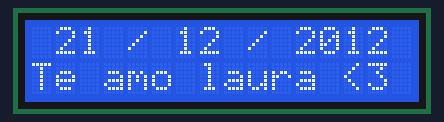
This sketch was run on a simulated Arduino Uno, built with avr-gcc and run on an emulated ATmega328P. Shown: 16×2 character LCD. What the sketch prints to the serial monitor is not drawn.

Above: at 0.1 s.
At 3.1 s:
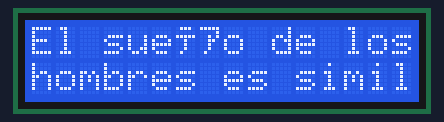
At 8.5 s:
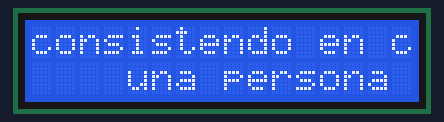
At 16.4 s:
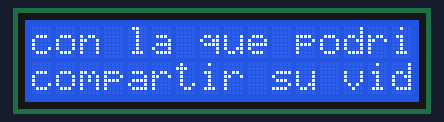
At 24.9 s:
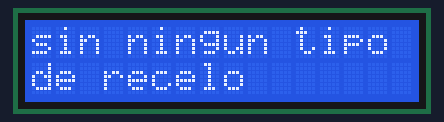
At 34.2 s:
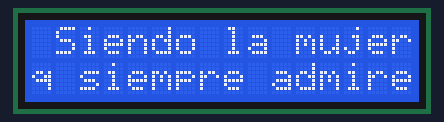

Measured:
- what the display in image 1 shows lasts 2.0 s, from 3.1 s to 5.1 s
- what the display in image 5 shows lasts 5.0 s, from 34.1 s to 39.1 s

The sketch:

LCD.ino
```cpp
 /*
 * LCD RS pin to digital pin 9
 * LCD E pin to digital pin 8
 * LCD D4 pin to digital pin 7
 * LCD D5 pin to digital pin 6
 * LCD D6 pin to digital pin 5
 * LCD D7 pin to digital pin 4
 * LCD R/W pin to ground
 * 10K resistor:
 * ends to +5V and ground
 * LCD VO pin (pot)
 * LCD K,VSS pin (ground)
 * LCD A,VDD pin (5V)
*/
#include <LiquidCrystal.h>
LiquidCrystal lcd (7, 8, 9, 10, 11, 12);
void setup() {
  lcd.begin(16, 2);  // set the lcd dimension
  Serial.begin(9600);
 }
 void prim (){
   lcd.setCursor(0,1);
   lcd.print("Te amo laura <3");
   lcd.setCursor(0,0);
   lcd.print(" 21 / 12 / 2012 ");
  delay (3000);
 lcd.clear();

    lcd.setCursor(0,0);
    lcd.print("El sueño de los");
    lcd.setCursor(0,1);
    lcd.print("hombres es similar");
    delay (2000);
    lcd.scrollDisplayLeft();delay (450);lcd.scrollDisplayLeft();delay (450);lcd.scrollDisplayLeft();delay (450);
    delay (2000);
  lcd.clear();
 lcd.setCursor(0,0);
    lcd.print("consistendo en conocer");
    lcd.setCursor(0,1);
    lcd.print("    una persona ideal");
    delay (2000);
    lcd.scrollDisplayLeft();delay (650);lcd.scrollDisplayLeft();delay (650);lcd.scrollDisplayLeft();delay (650);lcd.scrollDisplayLeft();delay (650);lcd.scrollDisplayLeft();delay (650);lcd.scrollDisplayLeft();delay (650);
    delay (2000);
    lcd.clear();
 lcd.setCursor(0,0);
    lcd.print("con la que podrian");
    lcd.setCursor(0,1);
    lcd.print("compartir su vida completa");
    delay (2000);
    lcd.scrollDisplayLeft();delay (450);lcd.scrollDisplayLeft();delay (450);lcd.scrollDisplayLeft();delay (450);lcd.scrollDisplayLeft();delay (450);lcd.scrollDisplayLeft();delay (450);lcd.scrollDisplayLeft();delay (450);lcd.scrollDisplayLeft();delay (450);lcd.scrollDisplayLeft();delay (450);lcd.scrollDisplayLeft();delay (450);lcd.scrollDisplayLeft();delay (450);
    delay (2000);
    lcd.clear();
  lcd.setCursor(0,0);
    lcd.print("sin ningun tipo");
    lcd.setCursor(0,1);
    lcd.print("de recelo");
    delay (2000);
 lcd.clear();
 lcd.setCursor(0,0);
    lcd.print("Es lo que he descubier");
    lcd.setCursor(0,1);
    lcd.print("to estando contigo amor");
    delay (2000);
    lcd.scrollDisplayLeft();delay (450);lcd.scrollDisplayLeft();delay (450);lcd.scrollDisplayLeft();delay (450);lcd.scrollDisplayLeft();delay (450);lcd.scrollDisplayLeft();delay (0);lcd.scrollDisplayLeft();delay (0);lcd.scrollDisplayLeft();delay (450);
    delay (3000);
    lcd.clear();
 }
 void sec (){
 lcd.setCursor(0,0);
    lcd.print(" Siendo la mujer");
    lcd.setCursor(0,1);
    lcd.print("q siempre admire");
    delay (5000);
   lcd.clear();
 }
void loop()
{
   prim();
   sec ();
      Serial.print ("Consiguiedo algo imposible hasta ahora\nque es enamorar a alguien como yo sin problema\ntus lindos ojos me cautivaron\ntus besos me hicieron prisionero\nmis pensamientos contigo se quedaron\ny tu eres la mujer que yo mas amo\n\n");
  delay(4500); Serial.print ("Quiera pedirle a la luna un favor\nque iluminen tus ojos por las noches\ncon tu permiso le dire que eres mi amor\ny espero que por tu parte no me reproches\n\n");
  delay(4500);   Serial.print ("Con el tiempo aumenta tu belleza\ntus ojos mas hermosos que el cielo\neres lo mas lindo de la naturaleza\ny para ti, la felicidad es lo que anhelo\n\n");
  delay(4500); Serial.print ("De nuestro amor creciente\nbesando tus labios con pasion\nmientras acariciaba tu piel\nconseguiste robar mi corazon\n\n");
  delay(4500); Serial.print ("unidos por nuestro amor\ncambiando el rumbo a la vida\nlleno de ilusion y felicidad\npara llenarte de mi amor\n\n");
  delay(4500); Serial.print ("San valentin sera recordado\npor el dia del amor y la amistad\ntu me recordaras a tu lado\nporque te amo de verdad\n\n");
  delay(4500);Serial.print ("Un beso en tus labios\ncon sabor a miel\ncomo dicen los sabios\nmejor tocando tu piel\n\n");
  delay(4500); Serial.print ("En un instante supe de ti\nen un dia te conoci\nen un mes me enamore de ti\nen un año vivo junto a ti\nen el resto de mi vida\nlo dare todo para ti\nporque tu me haces feliz\n\n");
  delay(4500); Serial.print ("Te amare siempre corazon mio\nestare a tu lado en momentos\nfaciles y dificiles\nen dias tristes y alegres\ncuando necesites un apoyo\ntendras en mi el mejor de todos\nsiempre seras\nla dueña de mi vida y mi corazon\nen momentos amargos sere tu fiel amigo\ny en los alegres tu mejor pasion\n\n");
  delay(4500);Serial.print ("Tu y yo juntos por siempre\n");
  delay(4500);Serial.print ("Te amo mi amor <3");delay(8000);
  }
```
